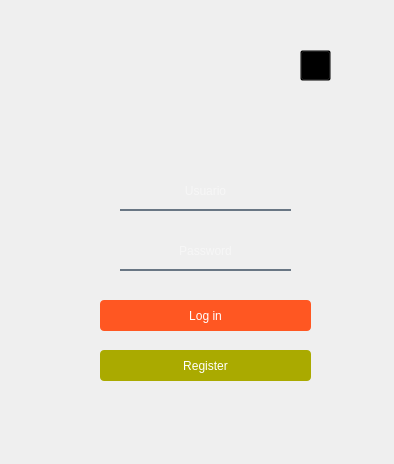
<?xml version="1.0" encoding="UTF-8"?>
<ui version="4.0">
 <class>log</class>
 <widget class="QMainWindow" name="log">
  <property name="geometry">
   <rect>
    <x>0</x>
    <y>0</y>
    <width>394</width>
    <height>464</height>
   </rect>
  </property>
  <property name="windowTitle">
   <string>MainWindow</string>
  </property>
  <property name="autoFillBackground">
   <bool>false</bool>
  </property>
  <widget class="QWidget" name="centralwidget">
   <widget class="QLabel" name="fondo">
    <property name="geometry">
     <rect>
      <x>70</x>
      <y>40</y>
      <width>271</width>
      <height>381</height>
     </rect>
    </property>
    <property name="styleSheet">
     <string notr="true">border-radius:8px;</string>
    </property>
    <property name="text">
     <string/>
    </property>
    <property name="pixmap">
     <pixmap>fon.gif</pixmap>
    </property>
    <property name="scaledContents">
     <bool>true</bool>
    </property>
   </widget>
   <widget class="QLineEdit" name="usuLine">
    <property name="geometry">
     <rect>
      <x>120</x>
      <y>180</y>
      <width>171</width>
      <height>31</height>
     </rect>
    </property>
    <property name="styleSheet">
     <string notr="true">background-color:rgba(0, 0, 0, 0);
border:none;
border-bottom:2px solid rgba(105,118,132,255);
color:rgba(255,255,255,230);
padding-bottom:7px;</string>
    </property>
    <property name="alignment">
     <set>Qt::AlignCenter</set>
    </property>
    <property name="placeholderText">
     <string>Usuario</string>
    </property>
    <property name="cursorMoveStyle">
     <enum>Qt::VisualMoveStyle</enum>
    </property>
   </widget>
   <widget class="QLineEdit" name="passLine">
    <property name="geometry">
     <rect>
      <x>120</x>
      <y>240</y>
      <width>171</width>
      <height>31</height>
     </rect>
    </property>
    <property name="styleSheet">
     <string notr="true">background-color:rgba(0, 0, 0, 0);
border:none;
border-bottom:2px solid rgba(105,118,132,255);
color:rgba(255,255,255,230);
padding-bottom:7px;</string>
    </property>
    <property name="alignment">
     <set>Qt::AlignCenter</set>
    </property>
    <property name="placeholderText">
     <string>Password</string>
    </property>
   </widget>
   <widget class="QPushButton" name="logButton">
    <property name="geometry">
     <rect>
      <x>100</x>
      <y>300</y>
      <width>211</width>
      <height>31</height>
     </rect>
    </property>
    <property name="styleSheet">
     <string notr="true">QPushButton {
background-color: #ff5722;
		border-radius: 4px;
		color: #fff;
}

QPushButton:hover {
 background-color: rgb(170, 170, 150);
}</string>
    </property>
    <property name="text">
     <string>Log in</string>
    </property>
   </widget>
   <widget class="QPushButton" name="regButton">
    <property name="geometry">
     <rect>
      <x>100</x>
      <y>350</y>
      <width>211</width>
      <height>31</height>
     </rect>
    </property>
    <property name="styleSheet">
     <string notr="true">QPushButton {
	background-color: rgb(170, 170, 0);
		border-radius: 4px;
		color: #fff;
}

QPushButton:hover {
 background-color: rgb(170, 170, 150);

}</string>
    </property>
    <property name="text">
     <string>Register</string>
    </property>
   </widget>
   <widget class="QLabel" name="icono">
    <property name="geometry">
     <rect>
      <x>160</x>
      <y>60</y>
      <width>91</width>
      <height>91</height>
     </rect>
    </property>
    <property name="text">
     <string/>
    </property>
    <property name="pixmap">
     <pixmap>icon.png</pixmap>
    </property>
    <property name="scaledContents">
     <bool>true</bool>
    </property>
   </widget>
   <widget class="QLabel" name="error">
    <property name="geometry">
     <rect>
      <x>110</x>
      <y>280</y>
      <width>191</width>
      <height>20</height>
     </rect>
    </property>
    <property name="styleSheet">
     <string notr="true">color:#ffffff;</string>
    </property>
    <property name="text">
     <string/>
    </property>
   </widget>
   <widget class="QPushButton" name="exitLog">
    <property name="geometry">
     <rect>
      <x>300</x>
      <y>50</y>
      <width>31</width>
      <height>31</height>
     </rect>
    </property>
    <property name="styleSheet">
     <string notr="true">QPushButton{
background-color: Transparent;

}

QPushButton:hover {
background-color:rgb(255, 0, 255);
}
</string>
    </property>
    <property name="text">
     <string/>
    </property>
    <property name="icon">
     <iconset>
      <normaloff>exit.png</normaloff>exit.png</iconset>
    </property>
    <property name="iconSize">
     <size>
      <width>31</width>
      <height>31</height>
     </size>
    </property>
   </widget>
  </widget>
 </widget>
 <resources/>
 <connections/>
</ui>
